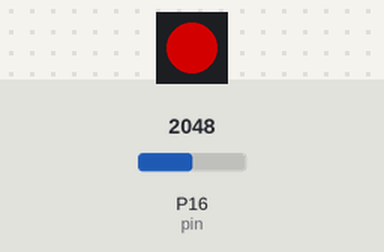
The program below on a simulated Pycom board running MicroPython. On the bench: 1 RGB LEDs in strip order, left to right. The inputs (shaded band) are chosen by the test bench; at power-on: P16 (pin) = 2048 (analog values on the 0–4095 scale). Dim RGB values are drawn brighter than linear; no radio messages arrive unless stated (any console line starting 'radio sent:' is added by the test bench); the LoRaWAN join succeeds after 3 s and a send takes 0.1 s; library files of the repository ran but are not shown: 1 file(s); what the program prints to the serial console is not drawn.

Above: at 0.1 s.
At 10.2 s:
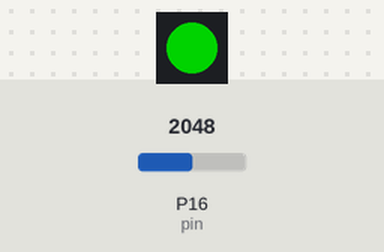
10.3 s: P16 (pin) set to 2866
13.3 s: P16 (pin) set to 3603
Timing chart, 0 to 16.3 s (numbered marks = the images above; inputs shaded):
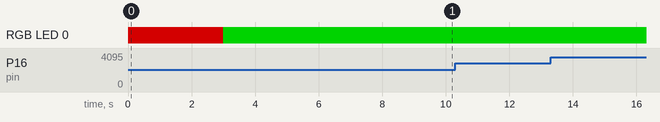

Measured:
- after the input at 10.3 s, every drawn part: stays the same
- after the input at 13.3 s, every drawn part: stays the same

The program:

main.py
```python
from network import LoRa
import socket
import time
import binascii
import pycom
import ustruct
from machine import ADC

    # takes battery voltage readings
def adc_battery():
    # initialise adc hardware
    adc = ADC(0)
    #create an object to sample ADC on pin 16 with attenuation of 11db (config 3)
    adc_c = adc.channel(attn=3, pin='P16')
    # initialise the list
    adc_samples = []
    # take 100 samples and append them into the list
    for count in range(100):
        adc_samples.append(int(adc_c()))
    # sort the list
    adc_samples = sorted(adc_samples)
    # take the center list row value (median average)
    adc_median = adc_samples[int(len(adc_samples)/2)]
    # apply the function to scale to volts
    adc_median = adc_median * 2 / 4095 / 0.3275
    print(adc_samples)

    return adc_median


# disable LED heartbeat (so we can control the LED)
pycom.heartbeat(False)
# set LED to red
pycom.rgbled(0x7f0000)

# lora config
lora = LoRa(mode=LoRa.LORAWAN, region=LoRa.AS923)
# access info
app_eui = binascii.unhexlify('70B3D57ED0012FC2')
app_key = binascii.unhexlify('6C3B6BD79C939C85AF19786EA4120057')

# attempt join - continues attempts background
lora.join(activation=LoRa.OTAA, auth=(app_eui, app_key), timeout=100000)

# wait for a connection
print('Waiting for network connection...')
while not lora.has_joined():
    pass

# we're online, set LED to green and notify via print
pycom.rgbled(0x007f00)
print('Network joined!')

# setup the socket
s = socket.socket(socket.AF_LORA, socket.SOCK_RAW)
s.setsockopt(socket.SOL_LORA, socket.SO_DR, 5)
s.setblocking(False)
s.bind(1)


# sending some bytes
print('Sending 1,2,3')
s.send(bytes([1, 2, 3]))
time.sleep(3)


#text is automatically converted to a string, data heavy (dont do it this way)
print('Sending "Hello World"')
s.send("Hello World!")
time.sleep(3)


# check for a downlink payload, up to 64 bytes
rx_pkt = s.recv(64)

if len(rx_pkt) > 0:
    print("Downlink data on port 200:", rx_pkt)
    input("Downlink recieved, press any key to continue")

while True:
    lipo_voltage = adc_battery()

    print("Battery voltage:  ", lipo_voltage)
    # encode the packet, so that it's in BYTES (TTN friendly)
    # could be extended like this struct.pack('f',lipo_voltage) + struct.pack('c',"example text")
    packet = ustruct.pack('f',lipo_voltage)

    # send the prepared packet via LoRa
    s.send(packet)

    # example of unpacking a payload - unpack returns a sequence of
    #immutable objects (a list) and in this case the first object is the only object
    print ("Unpacked value is:", ustruct.unpack('f',packet)[0])

    time.sleep(3)
```
